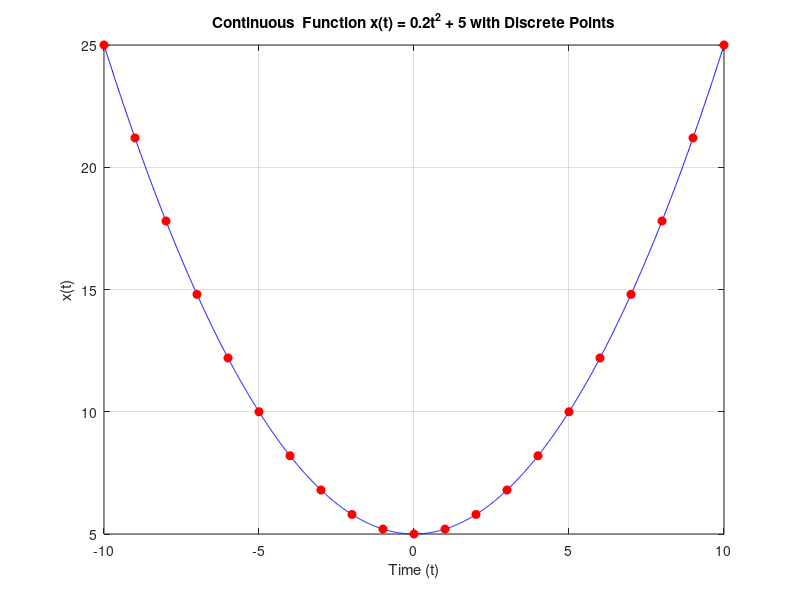

Write the MATLAB code that produced this figure.
% Darshan P
t = -10:0.01:10;
x = 0.2*t.^2 + 5;
plot(t, x, 'b');
hold on;
n = -10:1:10;
x_dis = 0.2*n.^2 + 5;
plot(n, x_dis, 'ro', 'MarkerFaceColor', 'r');
xlabel('Time (t)');
ylabel('x(t)');
title('Continuous  Function x(t) = 0.2t^2 + 5 with Discrete Points');
grid on;
hold off;
